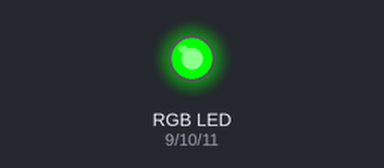
A sketch run on a simulated Arduino Uno, built with avr-gcc and run on an emulated ATmega328P. Shown: an RGB LED mixed from three pins (HIGH = lit). Dim RGB values are drawn brighter than linear.

Above: at 0.05 s.
At 3.2 s:
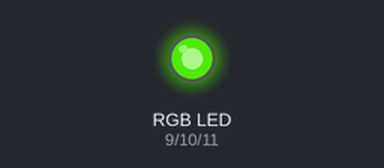
At 6.4 s:
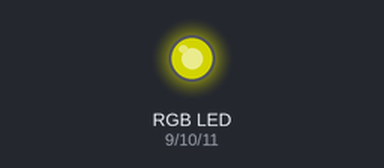
At 12.75 s:
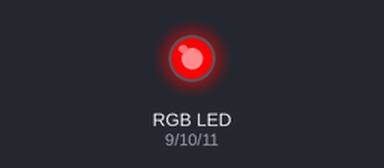
Timing chart, 0 to 16.6 s (numbered marks = the images above):
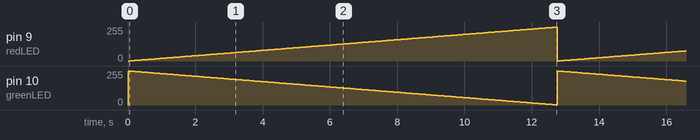

Measured:
- by itself, pin 9 (redLED): ramps from 0/255 to 254/255 and jumps back, once every 12.8 s
- by itself, pin 10 (greenLED): ramps from 255/255 to 1/255 and jumps back, once every 12.8 s

The sketch:

2.ino
```cpp
int redLED = 9, greenLED = 10, blueLED = 11;

void setup()
{
  pinMode(redLED, OUTPUT);
  pinMode(greenLED, OUTPUT);
  pinMode(blueLED, OUTPUT);
}

void loop()
{
  while(digitalRead)
  for (int i = 0; i < 255; i++)
  {
    RGBwrite(i, 255-i, 0);
    delay(50);
  }

}
void RGBwrite(int r, int g, int b)
{
  analogWrite(redLED, r);
  analogWrite(greenLED, g);
  analogWrite(blueLED, b);
}
```
